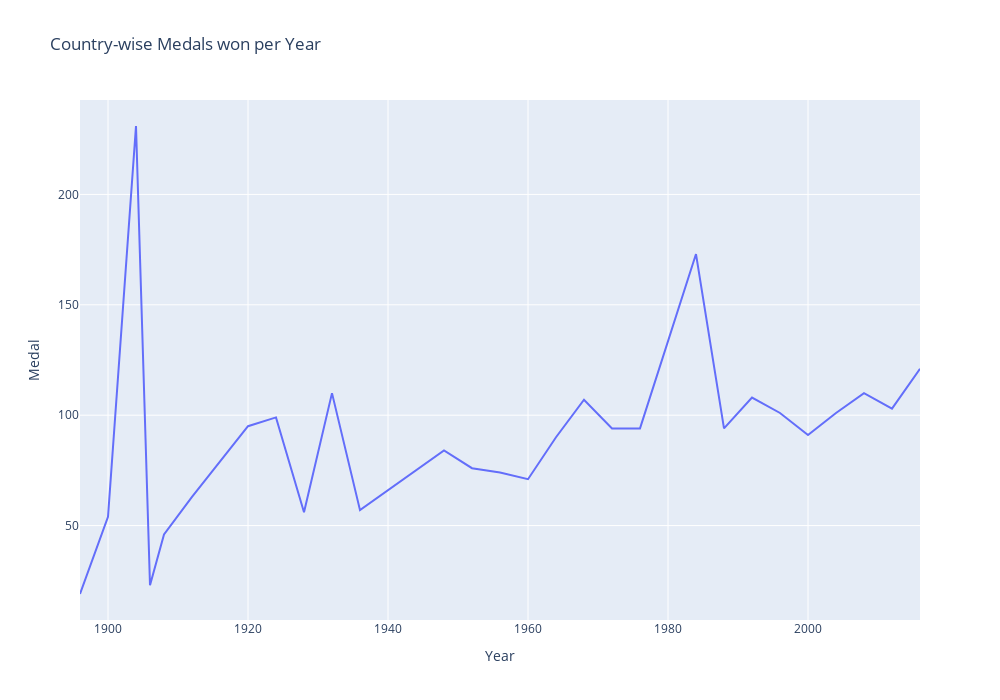

Write notebook code for a chart like this one.
### Markdown cell above
**5.3 Country-wise** total **Medals won per Year**

### Code cell
# Removing the null and deuplicate values
temp_df = df.dropna(subset=['Medal'])
temp_df.drop_duplicates(subset=['Team', 'NOC', 'Games', 'Year', 'City', 'Sport', 'Event', 'Medal'],inplace=True)
new_df = temp_df[temp_df['region'] == 'USA']
final_df = new_df.groupby('Year').count()['Medal'].reset_index()

# plotting the graph
fig = px.line(final_df, x="Year", y="Medal", title = "Country-wise Medals won per Year", height = 700, width = 1000)
fig.show()

### Figure 1 — Plotly figure (JSON) as saved in the notebook; plotly's stock layout.template omitted (floating-point values rounded to 4 significant figures)
{"data": [{"hovertemplate": "Year=%{x}<br>Medal=%{y}<extra></extra>", "legendgroup": "", "line": {"color": "#636efa", "dash": "solid"}, "marker": {"symbol": "circle"}, "mode": "lines", "name": "", "orientation": "v", "showlegend": false, "type": "scatter", "x": [1896, 1900, 1904, 1906, 1908, 1912, 1920, 1924, 1928, 1932, 1936, 1948, 1952, 1956, 1960, 1964, 1968, 1972, 1976, 1984, 1988, 1992, 1996, 2000, 2004, 2008, 2012, 2016], "xaxis": "x", "y": [19, 54, 231, 23, 46, 63, 95, 99, 56, 110, 57, 84, 76, 74, 71, 90, 107, 94, 94, 173, 94, 108, 101, 91, 101, 110, 103, 121], "yaxis": "y"}], "layout": {"height": 700, "legend": {"tracegroupgap": 0}, "title": {"text": "Country-wise Medals won per Year"}, "width": 1000, "xaxis": {"anchor": "y", "domain": [0, 1], "title": {"text": "Year"}}, "yaxis": {"anchor": "x", "domain": [0, 1], "title": {"text": "Medal"}}}}
